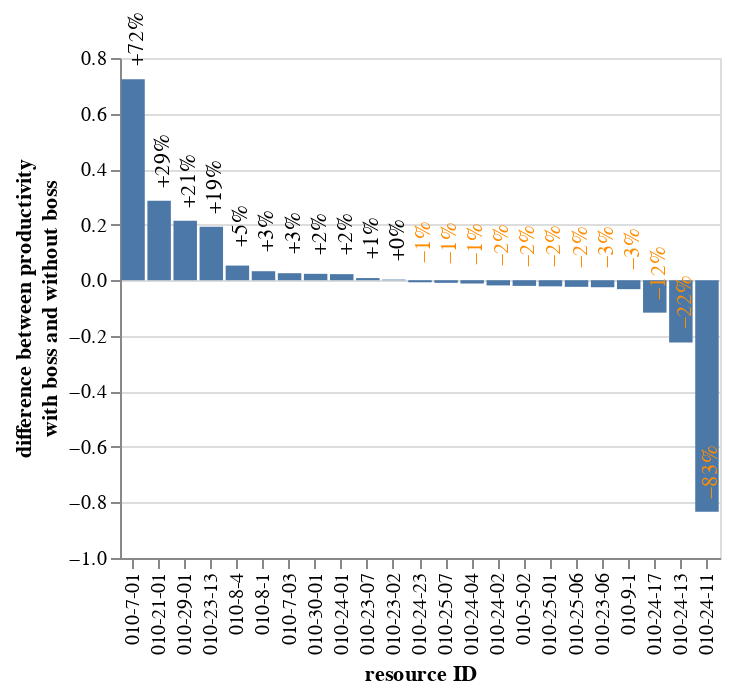

Notebook code for this chart:
### Code cell
alt.hconcat(
    # chart showing difference of working time w/wo boss
    # alt.Chart(res_worktime).mark_bar().encode(
    #     x=alt.X('resource:N').title('resource ID'),
    #     y=alt.Y('worktime_diff:Q').title(['difference between work time', 'with boss and without boss']),
    # ).properties(height=220, width=270),
    # chart showing difference of productivity w/wo boss
    alt.layer(
        alt.Chart(res_productivity).mark_bar().encode(
            x=alt.X('resource:N').sort('-y').title('resource ID'),
            y=alt.Y('productivity_diff:Q').title(['difference between productivity', 'with boss and without boss']),
        ),
        alt.Chart(res_productivity).mark_text(
            align='center', angle=270, baseline='alphabetic', dx=20, dy=5
        ).encode(
            x=alt.X('resource:N').sort('-y'),
            y=alt.Y('productivity_diff:Q'),
            text=alt.Text('productivity_diff:Q', format='+.0%'),
            color=alt.condition(
                alt.datum.productivity_diff > 0,
                alt.value('black'),
                alt.value('darkorange')
            )
        )
    ).properties(height=250, width=300)
)

### Figure 1 — Vega specification as saved in the notebook (floating-point values rounded to 4 significant figures)
{"$schema": "https://vega.github.io/schema/vega/v5.json", "data": [{"name": "source_0"}, {"name": "data_1", "values": [{"productivity_diff": 0.2858, "productivity_diff_end": 0.2858, "productivity_diff_start": 0.0, "resource": "010-21-01"}, {"productivity_diff": 0.002318, "productivity_diff_end": 0.002318, "productivity_diff_start": 0.0, "resource": "010-23-02"}, {"productivity_diff": -0.02529, "productivity_diff_end": -0.02529, "productivity_diff_start": 0.0, "resource": "010-23-06"}, {"productivity_diff": 0.007718, "productivity_diff_end": 0.007718, "productivity_diff_start": 0.0, "resource": "010-23-07"}, {"productivity_diff": 0.1926, "productivity_diff_end": 0.1926, "productivity_diff_start": 0.0, "resource": "010-23-13"}, {"productivity_diff": 0.0219, "productivity_diff_end": 0.0219, "productivity_diff_start": 0.0, "resource": "010-24-01"}, {"productivity_diff": -0.01873, "productivity_diff_end": -0.01873, "productivity_diff_start": 0.0, "resource": "010-24-02"}, {"productivity_diff": -0.01183, "productivity_diff_end": -0.01183, "productivity_diff_start": 0.0, "resource": "010-24-04"}, {"productivity_diff": -0.8333, "productivity_diff_end": -0.8333, "productivity_diff_start": 0.0, "resource": "010-24-11"}, {"productivity_diff": -0.224, "productivity_diff_end": -0.224, "productivity_diff_start": 0.0, "resource": "010-24-13"}, {"productivity_diff": -0.1167, "productivity_diff_end": -0.1167, "productivity_diff_start": 0.0, "resource": "010-24-17"}, {"productivity_diff": -0.007513, "productivity_diff_end": -0.007513, "productivity_diff_start": 0.0, "resource": "010-24-23"}, {"productivity_diff": -0.02209, "productivity_diff_end": -0.02209, "productivity_diff_start": 0.0, "resource": "010-25-01"}, {"productivity_diff": -0.0238, "productivity_diff_end": -0.0238, "productivity_diff_start": 0.0, "resource": "010-25-06"}, {"productivity_diff": -0.009414, "productivity_diff_end": -0.009414, "productivity_diff_start": 0.0, "resource": "010-25-07"}, {"productivity_diff": 0.2141, "productivity_diff_end": 0.2141, "productivity_diff_start": 0.0, "resource": "010-29-01"}, {"productivity_diff": 0.02301, "productivity_diff_end": 0.02301, "productivity_diff_start": 0.0, "resource": "010-30-01"}, {"productivity_diff": -0.02037, "productivity_diff_end": -0.02037, "productivity_diff_start": 0.0, "resource": "010-5-02"}, {"productivity_diff": 0.7231, "productivity_diff_end": 0.7231, "productivity_diff_start": 0.0, "resource": "010-7-01"}, {"productivity_diff": 0.02524, "productivity_diff_end": 0.02524, "productivity_diff_start": 0.0, "resource": "010-7-03"}, {"productivity_diff": 0.03239, "productivity_diff_end": 0.03239, "productivity_diff_start": 0.0, "resource": "010-8-1"}, {"productivity_diff": 0.0528, "productivity_diff_end": 0.0528, "productivity_diff_start": 0.0, "resource": "010-8-4"}, {"productivity_diff": -0.03223, "productivity_diff_end": -0.03223, "productivity_diff_start": 0.0, "resource": "010-9-1"}]}, {"name": "data_2", "values": [{"productivity_diff": 0.2858, "resource": "010-21-01"}, {"productivity_diff": 0.002318, "resource": "010-23-02"}, {"productivity_diff": -0.02529, "resource": "010-23-06"}, {"productivity_diff": 0.007718, "resource": "010-23-07"}, {"productivity_diff": 0.1926, "resource": "010-23-13"}, {"productivity_diff": 0.0219, "resource": "010-24-01"}, {"productivity_diff": -0.01873, "resource": "010-24-02"}, {"productivity_diff": -0.01183, "resource": "010-24-04"}, {"productivity_diff": -0.8333, "resource": "010-24-11"}, {"productivity_diff": -0.224, "resource": "010-24-13"}, {"productivity_diff": -0.1167, "resource": "010-24-17"}, {"productivity_diff": -0.007513, "resource": "010-24-23"}, {"productivity_diff": -0.02209, "resource": "010-25-01"}, {"productivity_diff": -0.0238, "resource": "010-25-06"}, {"productivity_diff": -0.009414, "resource": "010-25-07"}, {"productivity_diff": 0.2141, "resource": "010-29-01"}, {"productivity_diff": 0.02301, "resource": "010-30-01"}, {"productivity_diff": -0.02037, "resource": "010-5-02"}, {"productivity_diff": 0.7231, "resource": "010-7-01"}, {"productivity_diff": 0.02524, "resource": "010-7-03"}, {"productivity_diff": 0.03239, "resource": "010-8-1"}, {"productivity_diff": 0.0528, "resource": "010-8-4"}, {"productivity_diff": -0.03223, "resource": "010-9-1"}]}, {"name": "source_0_concat_0_x_domain_resource", "values": [{"resource": "010-21-01", "sort_field": 0.2858}, {"resource": "010-23-02", "sort_field": 0.002318}, {"resource": "010-23-06", "sort_field": -0.02529}, {"resource": "010-23-07", "sort_field": 0.007718}, {"resource": "010-23-13", "sort_field": 0.1926}, {"resource": "010-24-01", "sort_field": 0.0219}, {"resource": "010-24-02", "sort_field": -0.01873}, {"resource": "010-24-04", "sort_field": -0.01183}, {"resource": "010-24-11", "sort_field": -0.8333}, {"resource": "010-24-13", "sort_field": -0.224}, {"resource": "010-24-17", "sort_field": -0.1167}, {"resource": "010-24-23", "sort_field": -0.007513}, {"resource": "010-25-01", "sort_field": -0.02209}, {"resource": "010-25-06", "sort_field": -0.0238}, {"resource": "010-25-07", "sort_field": -0.009414}, {"resource": "010-29-01", "sort_field": 0.2141}, {"resource": "010-30-01", "sort_field": 0.02301}, {"resource": "010-5-02", "sort_field": -0.02037}, {"resource": "010-7-01", "sort_field": 0.7231}, {"resource": "010-7-03", "sort_field": 0.02524}, {"resource": "010-8-1", "sort_field": 0.03239}, {"resource": "010-8-4", "sort_field": 0.0528}, {"resource": "010-9-1", "sort_field": -0.03223}]}], "signals": [{"name": "childWidth", "value": 300}], "marks": [{"type": "group", "name": "concat_0_group", "encode": {"update": {"height": {"signal": "height"}, "width": {"signal": "childWidth"}}}, "marks": [{"type": "rect", "name": "concat_0_layer_0_marks", "from": {"data": "data_1"}, "encode": {"update": {"ariaRoleDescription": {"value": "bar"}, "description": {"signal": "\"resource ID: \" + (isValid(datum[\"resource\"]) ? datum[\"resource\"] : \"\"+datum[\"resource\"]) + \"; difference between productivity, with boss and without boss: \" + (format(datum[\"productivity_diff\"], \"\"))"}, "y": {"field": "productivity_diff_end", "scale": "concat_0_y"}, "x": {"field": "resource", "scale": "concat_0_x"}, "fill": {"value": "#4c78a8"}, "width": {"signal": "max(0.25, bandwidth('concat_0_x'))"}, "y2": {"field": "productivity_diff_start", "scale": "concat_0_y"}}}, "style": ["bar"]}, {"type": "text", "name": "concat_0_layer_1_marks", "from": {"data": "data_2"}, "encode": {"update": {"description": {"signal": "\"resource: \" + (isValid(datum[\"resource\"]) ? datum[\"resource\"] : \"\"+datum[\"resource\"]) + \"; productivity_diff: \" + (format(datum[\"productivity_diff\"], \"\"))"}, "align": {"value": "center"}, "dy": {"value": 5}, "baseline": {"value": "alphabetic"}, "fill": [{"value": "black", "test": "(datum.productivity_diff > 0)"}, {"value": "darkorange"}], "dx": {"value": 20}, "x": {"field": "resource", "scale": "concat_0_x", "band": 0.5}, "angle": {"value": 270}, "y": {"field": "productivity_diff", "scale": "concat_0_y"}, "text": {"signal": "format(datum[\"productivity_diff\"], \"+.0%\")"}}}, "style": ["text"]}], "axes": [{"scale": "concat_0_y", "gridScale": "concat_0_x", "grid": true, "ticks": false, "zindex": 0, "orient": "left", "labels": false, "maxExtent": 0, "minExtent": 0, "domain": false, "tickCount": {"signal": "ceil(height/40)"}, "aria": false}, {"scale": "concat_0_x", "title": "resource ID", "labelBaseline": "middle", "zindex": 0, "orient": "bottom", "labelAlign": "right", "grid": false, "labelAngle": 270}, {"scale": "concat_0_y", "zindex": 0, "labelOverlap": true, "tickCount": {"signal": "ceil(height/40)"}, "orient": "left", "grid": false, "title": ["difference between productivity", "with boss and without boss"]}], "style": "cell"}], "scales": [{"name": "concat_0_x", "type": "band", "domain": {"data": "source_0_concat_0_x_domain_resource", "field": "resource", "sort": {"op": "max", "field": "sort_field", "order": "descending"}}, "range": [0, {"signal": "childWidth"}], "paddingOuter": 0.05, "paddingInner": 0.1}, {"name": "concat_0_y", "type": "linear", "domain": {"fields": [{"data": "data_1", "field": "productivity_diff_start"}, {"data": "data_1", "field": "productivity_diff_end"}, {"data": "data_2", "field": "productivity_diff"}]}, "range": [{"signal": "height"}, 0], "nice": true, "zero": true}], "height": 250, "background": "white", "layout": {"padding": 20, "bounds": "full", "align": "each"}, "padding": 5}
